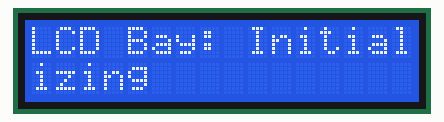
This sketch was run on a simulated Arduino Uno, built with avr-gcc and run on an emulated ATmega328P. Parts: 16×2 character LCD.

Above: at 0.1 s.
At 0.6 s:
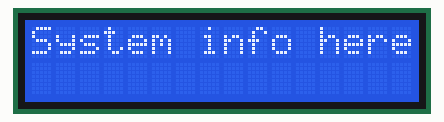
At 1.6 s:
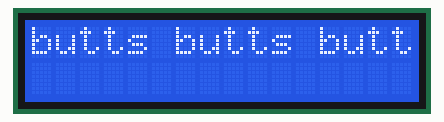

The sketch:

bay_screen01.ino
```cpp
#include <LiquidCrystal.h>
#include <SoftwareSerial.h>


//SoftwareSerial mySerial(0, 1); // RX, TX
LiquidCrystal lcd(4, 5, 6, 7, 8, 9);
String Str1;
String Str2;

void setup()
{
  lcd.begin(16, 2);
  writeToScreen("LCD Bay: Initializing");
  delay(500);
  lcd.clear();
}

void loop()
{
  writeToScreen("System info here");
  delay(1000);
  writeToScreen("butts butts butt");
  delay(1000);
}

void writeToScreen(String str)
{
  lcd.clear();
  lcd.noAutoscroll();
  lcd.setCursor(0, 0);
  int strSize = str.length();
  lcd.setCursor(16, 0);
  if(strSize > 24)
  {
    lcd.autoscroll();
    for (int i = 0; i < strSize; i++)
    {
      //lcd.print(i);
      lcd.print(str.charAt(i));
      delay(200);
    }
  }
  else
  {
    Str1 = str.substring(0, 16);
    Str2 = str.substring(16, 32);
    lcd.setCursor(0, 0);
    lcd.print(Str1);
    lcd.setCursor(0, 1);
    lcd.print(Str2);
  }
  lcd.noAutoscroll();
}
```

Measured:
- what the display in image 1 shows lasts 1.0 s, from 0.6 s to 1.6 s
